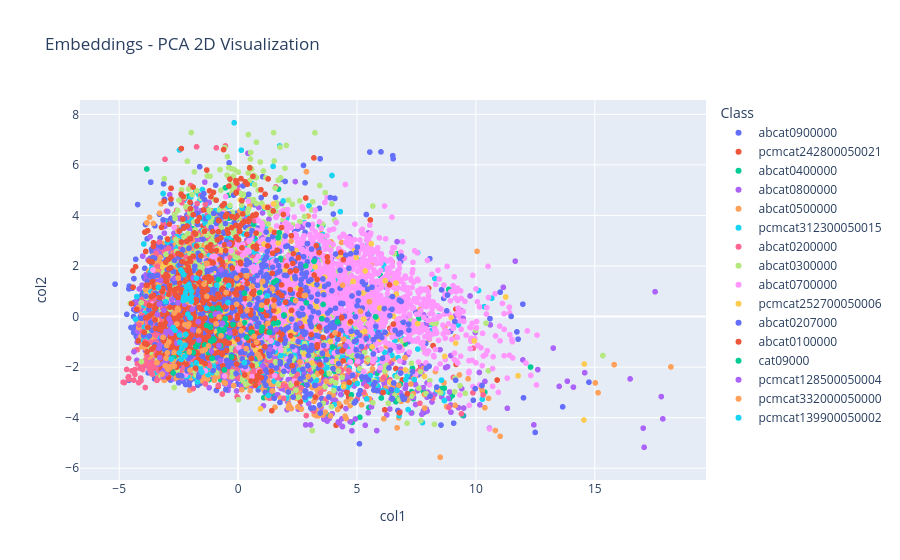

The code cell stored with this chart in its notebook:
### Markdown cell above
#### 3.2.2. Train and Evaluate Image Model

### Code cell
# Combine image columns to form the feature set
X_train = train_df[image_columns].values
X_test = test_df[image_columns].values

# Train and evaluate models
trained_models = train_classic(X_train, X_test, y_train, y_test)

### Figure 1 — Plotly figure (JSON) as saved in the notebook; plotly's stock layout.template omitted (floating-point values rounded to 4 significant figures; data arrays with more than 128 entries replaced by an {"elided": "..."} marker saying what was removed)
{"data": [{"hovertemplate": "Class=abcat0900000<br>col1=%{x}<br>col2=%{y}<extra></extra>", "legendgroup": "abcat0900000", "marker": {"color": "#636efa", "symbol": "circle"}, "mode": "markers", "name": "abcat0900000", "showlegend": true, "type": "scattergl", "x": {"elided": "2764 float values"}, "xaxis": "x", "y": {"elided": "2764 float values"}, "yaxis": "y"}, {"hovertemplate": "Class=pcmcat242800050021<br>col1=%{x}<br>col2=%{y}<extra></extra>", "legendgroup": "pcmcat242800050021", "marker": {"color": "#EF553B", "symbol": "circle"}, "mode": "markers", "name": "pcmcat242800050021", "showlegend": true, "type": "scattergl", "x": {"elided": "373 float values"}, "xaxis": "x", "y": {"elided": "373 float values"}, "yaxis": "y"}, {"hovertemplate": "Class=abcat0400000<br>col1=%{x}<br>col2=%{y}<extra></extra>", "legendgroup": "abcat0400000", "marker": {"color": "#00cc96", "symbol": "circle"}, "mode": "markers", "name": "abcat0400000", "showlegend": true, "type": "scattergl", "x": {"elided": "1064 float values"}, "xaxis": "x", "y": {"elided": "1064 float values"}, "yaxis": "y"}, {"hovertemplate": "Class=abcat0800000<br>col1=%{x}<br>col2=%{y}<extra></extra>", "legendgroup": "abcat0800000", "marker": {"color": "#ab63fa", "symbol": "circle"}, "mode": "markers", "name": "abcat0800000", "showlegend": true, "type": "scattergl", "x": {"elided": "1997 float values"}, "xaxis": "x", "y": {"elided": "1997 float values"}, "yaxis": "y"}, {"hovertemplate": "Class=abcat0500000<br>col1=%{x}<br>col2=%{y}<extra></extra>", "legendgroup": "abcat0500000", "marker": {"color": "#FFA15A", "symbol": "circle"}, "mode": "markers", "name": "abcat0500000", "showlegend": true, "type": "scattergl", "x": {"elided": "1680 float values"}, "xaxis": "x", "y": {"elided": "1680 float values"}, "yaxis": "y"}, {"hovertemplate": "Class=pcmcat312300050015<br>col1=%{x}<br>col2=%{y}<extra></extra>", "legendgroup": "pcmcat312300050015", "marker": {"color": "#19d3f3", "symbol": "circle"}, "mode": "markers", "name": "pcmcat312300050015", "showlegend": true, "type": "scattergl", "x": {"elided": "1447 float values"}, "xaxis": "x", "y": {"elided": "1447 float values"}, "yaxis": "y"}, {"hovertemplate": "Class=abcat0200000<br>col1=%{x}<br>col2=%{y}<extra></extra>", "legendgroup": "abcat0200000", "marker": {"color": "#FF6692", "symbol": "circle"}, "mode": "markers", "name": "abcat0200000", "showlegend": true, "type": "scattergl", "x": {"elided": "1023 float values"}, "xaxis": "x", "y": {"elided": "1023 float values"}, "yaxis": "y"}, {"hovertemplate": "Class=abcat0300000<br>col1=%{x}<br>col2=%{y}<extra></extra>", "legendgroup": "abcat0300000", "marker": {"color": "#B6E880", "symbol": "circle"}, "mode": "markers", "name": "abcat0300000", "showlegend": true, "type": "scattergl", "x": {"elided": "788 float values"}, "xaxis": "x", "y": {"elided": "788 float values"}, "yaxis": "y"}, {"hovertemplate": "Class=abcat0700000<br>col1=%{x}<br>col2=%{y}<extra></extra>", "legendgroup": "abcat0700000", "marker": {"color": "#FF97FF", "symbol": "circle"}, "mode": "markers", "name": "abcat0700000", "showlegend": true, "type": "scattergl", "x": {"elided": "1738 float values"}, "xaxis": "x", "y": {"elided": "1738 float values"}, "yaxis": "y"}, {"hovertemplate": "Class=pcmcat252700050006<br>col1=%{x}<br>col2=%{y}<extra></extra>", "legendgroup": "pcmcat252700050006", "marker": {"color": "#FECB52", "symbol": "circle"}, "mode": "markers", "name": "pcmcat252700050006", "showlegend": true, "type": "scattergl", "x": {"elided": "200 float values"}, "xaxis": "x", "y": {"elided": "200 float values"}, "yaxis": "y"}, {"hovertemplate": "Class=abcat0207000<br>col1=%{x}<br>col2=%{y}<extra></extra>", "legendgroup": "abcat0207000", "marker": {"color": "#636efa", "symbol": "circle"}, "mode": "markers", "name": "abcat0207000", "showlegend": true, "type": "scattergl", "x": {"elided": "892 float values"}, "xaxis": "x", "y": {"elided": "892 float values"}, "yaxis": "y"}, {"hovertemplate": "Class=abcat0100000<br>col1=%{x}<br>col2=%{y}<extra></extra>", "legendgroup": "abcat0100000", "marker": {"color": "#EF553B", "symbol": "circle"}, "mode": "markers", "name": "abcat0100000", "showlegend": true, "type": "scattergl", "x": {"elided": "616 float values"}, "xaxis": "x", "y": {"elided": "616 float values"}, "yaxis": "y"}, {"hovertemplate": "Class=cat09000<br>col1=%{x}<br>col2=%{y}<extra></extra>", "legendgroup": "cat09000", "marker": {"color": "#00cc96", "symbol": "circle"}, "mode": "markers", "name": "cat09000", "showlegend": true, "type": "scattergl", "x": {"elided": "136 float values"}, "xaxis": "x", "y": {"elided": "136 float values"}, "yaxis": "y"}, {"hovertemplate": "Class=pcmcat128500050004<br>col1=%{x}<br>col2=%{y}<extra></extra>", "legendgroup": "pcmcat128500050004", "marker": {"color": "#ab63fa", "symbol": "circle"}, "mode": "markers", "name": "pcmcat128500050004", "showlegend": true, "type": "scattergl", "x": [-3.036, -2.386, -3.291, -2.552, -3.315, -3.203, -3.193, 1.338, -0.8855, 2.606, -2.689, -2.964, -2.839, -2.247, -1.883, -2.062, -0.3682, -2.176, 4.524, -2.964, -1.912, -2.905, 1.6, -1.122, -2.836, -3.15, -3.028, -3.298, -0.9665, -2.581, -2.526, -4.379, -3.263, -3.058, -3.115, -1.647, -3.389, -3.323, -3.341, 6.784, -2.788, -2.806, -3.048, -2.774, -1.67, -0.6543, -0.7162, -0.8032, -3.037, -3.119, -0.8137, -3.263, -3.14, -2.845, -1.927, -0.345, -2.483, -0.7421, 1.045, -3.027], "xaxis": "x", "y": [-2.26, -0.7414, -1.623, 0.2923, 0.4922, -0.784, -2.203, -1.29, -0.2841, -0.2589, 1.513, 4.156, -0.283, 0.4854, 1.53, -0.03166, 2.87, -0.3716, -1.161, 4.156, -0.5188, -0.08416, -0.5134, -1.37, -0.26, -2.38, -0.5915, -1.13, 0.09666, -1.057, 0.5504, -1.391, 1.437, -0.7171, -2.114, -0.9356, 0.0805, -1.251, -1.89, -1.212, 0.6765, -0.6621, -1.97, -1.869, -0.2049, -0.2644, 1.851, -1.145, -1.699, 0.2526, 0.1228, 1.437, -1.858, -0.528, 0.2978, -0.645, -0.6439, -1.751, -1.951, -1.757], "yaxis": "y"}, {"hovertemplate": "Class=pcmcat332000050000<br>col1=%{x}<br>col2=%{y}<extra></extra>", "legendgroup": "pcmcat332000050000", "marker": {"color": "#FFA15A", "symbol": "circle"}, "mode": "markers", "name": "pcmcat332000050000", "showlegend": true, "type": "scattergl", "x": [-2.574, -2.68, -3.06, -1.305, 3.707, -1.657, 0.1272, 1.037, 0.7765, 0.4817, 4.442, -0.9258, -2.524, 0.671, -2.735, 0.8379, -2.353, -2.234, -2.104, 0.3643, 2.604, -1.429, 1.449, -0.717, 5.518, -2.021, 0.3643, -3.157, -2.12, -2.524, 0.9238, 0.3743, -2.304, -2.52, 4.393, -2.909, 1.255, -2.074, -2.539, -2.353, -0.795, -0.06362, -1.241, 6.128, 2.831, -1.382, 5.147, -2.692, -3.411, -2.947, -2.232, -1.313, 2.945, -2.97, -2.85, -2.92, 1.508, 0.5876, -0.5039, -2.234, -3.198, 2.418, -0.0579, -2.868, -2.053, -3.017, 0.3643, -3.001, -2.296, -2.959, 2.78, -1.506, -1.325, 0.9943, -3.017, -2.688, 0.3387, 9.673, 10.38, 4.076, -2.304, 0.07316, -3.001], "xaxis": "x", "y": [-0.2951, 0.1409, -1.944, 2.096, -2.561, -0.5665, -0.559, 1.39, -1.011, 0.7231, -0.8918, -0.2891, 0.2629, -0.7867, -1.761, -1.503, -1.28, -0.3178, -0.3782, 1.614, -1.797, 1.285, 1.102, -0.7595, 0.5871, -2.119, 1.614, -0.8202, 0.6004, 0.2629, -1.636, 0.2446, -1.065, 1.522, 1.243, -1.007, -0.2638, -0.2939, 0.3221, -1.272, -0.01525, 0.4887, -1.16, -4.043, 0.8392, -1.305, 0.2069, -1.42, -1.827, -2.084, -0.7101, 0.8055, -2.374, -1.433, -2.008, -1.998, 0.4299, 1.201, 0.9532, -0.3178, -2.273, 0.6305, 1.526, -1.977, -1.398, -1.644, 1.614, -1.142, -1.546, -2.012, 0.8323, -1.357, 2.109, 0.4535, -1.644, -1.959, -1.267, -2.462, -3.607, -0.6476, -1.065, -0.3082, -1.142], "yaxis": "y"}, {"hovertemplate": "Class=pcmcat139900050002<br>col1=%{x}<br>col2=%{y}<extra></extra>", "legendgroup": "pcmcat139900050002", "marker": {"color": "#19d3f3", "symbol": "circle"}, "mode": "markers", "name": "pcmcat139900050002", "showlegend": true, "type": "scattergl", "x": [-1.959, -2.467, -2.287, -2.465, -0.395, -2.013, -2.733, -1.966, -1.524, -2.409, -2.449, 0.2647, -2.27, -2.178, -2.37, -1.317, -2.233, -2.65, -1.763, -2.203, 3.736, -2.223, -2.285, -1.957, -2.23, -2.278, -2.066, -2.389, -2.315, -1.246, 1.225, -2.125, -2.363, -1.756, 1.272, -2.114, -2.025, -3.35, -0.426, -2.198, -3.046, -0.9046, -2.81, -2.236], "xaxis": "x", "y": [0.7929, -1.434, 0.7518, -0.7293, 1.228, -0.0496, -0.4336, 0.5961, -2.199, 1.845, -1.027, -1.822, 0.7901, 1.176, -1.252, 0.3238, -1.131, -0.5426, -1.829, 0.9575, -2.024, 0.6643, 0.7627, 0.9966, 0.8036, 1.653, 1.267, -1.696, 0.6332, 3.933, 0.8249, 0.7013, 1.778, 1.519, -3.121, 0.09538, 1.139, 1.157, 0.5554, -0.702, 0.5884, 1.248, -1.679, -1.566], "yaxis": "y"}], "layout": {"legend": {"title": {"text": "Class"}, "tracegroupgap": 0}, "title": {"text": "Embeddings - PCA 2D Visualization"}, "xaxis": {"anchor": "y", "domain": [0, 1], "title": {"text": "col1"}}, "yaxis": {"anchor": "x", "domain": [0, 1], "title": {"text": "col2"}}}}
